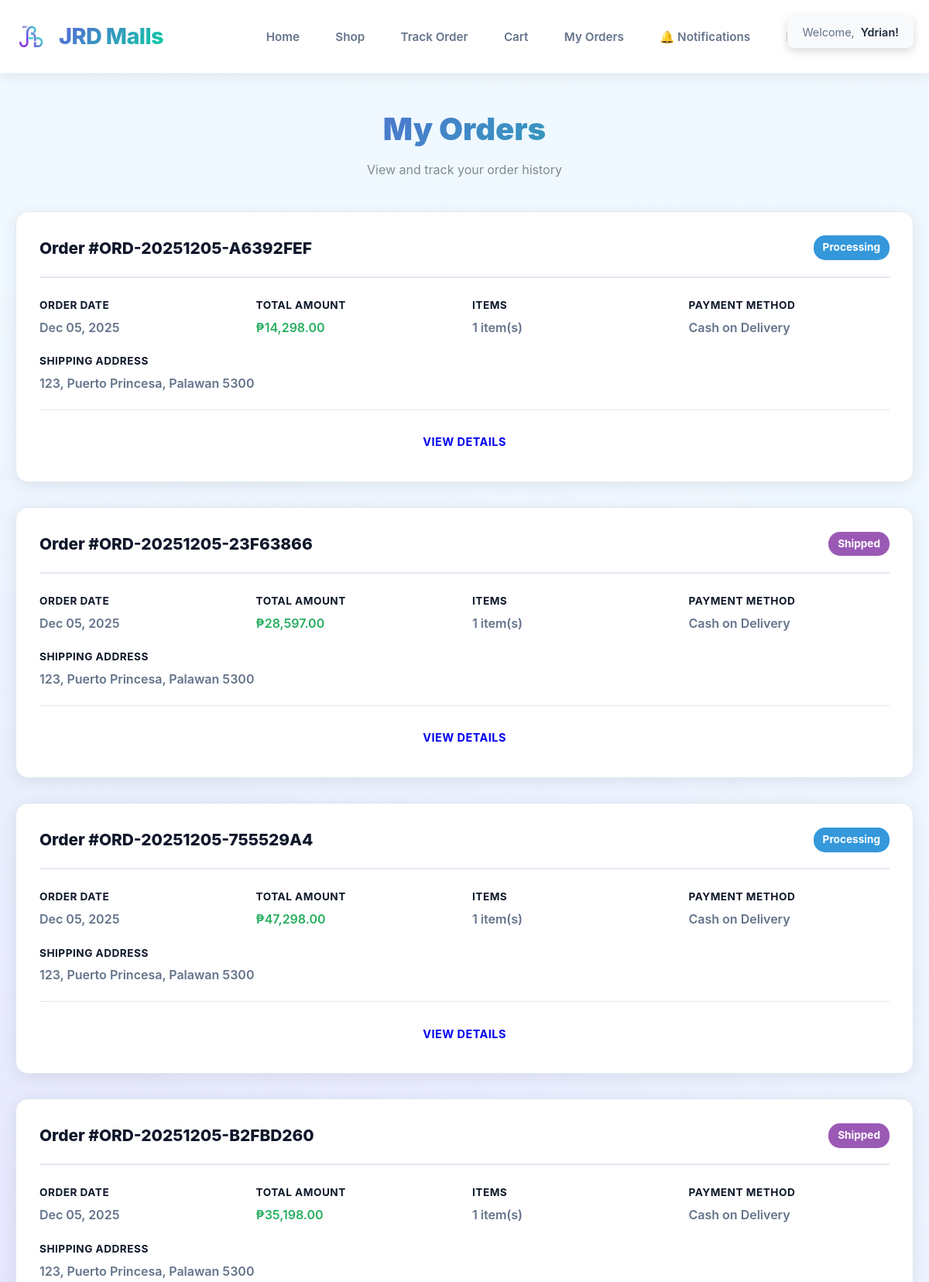
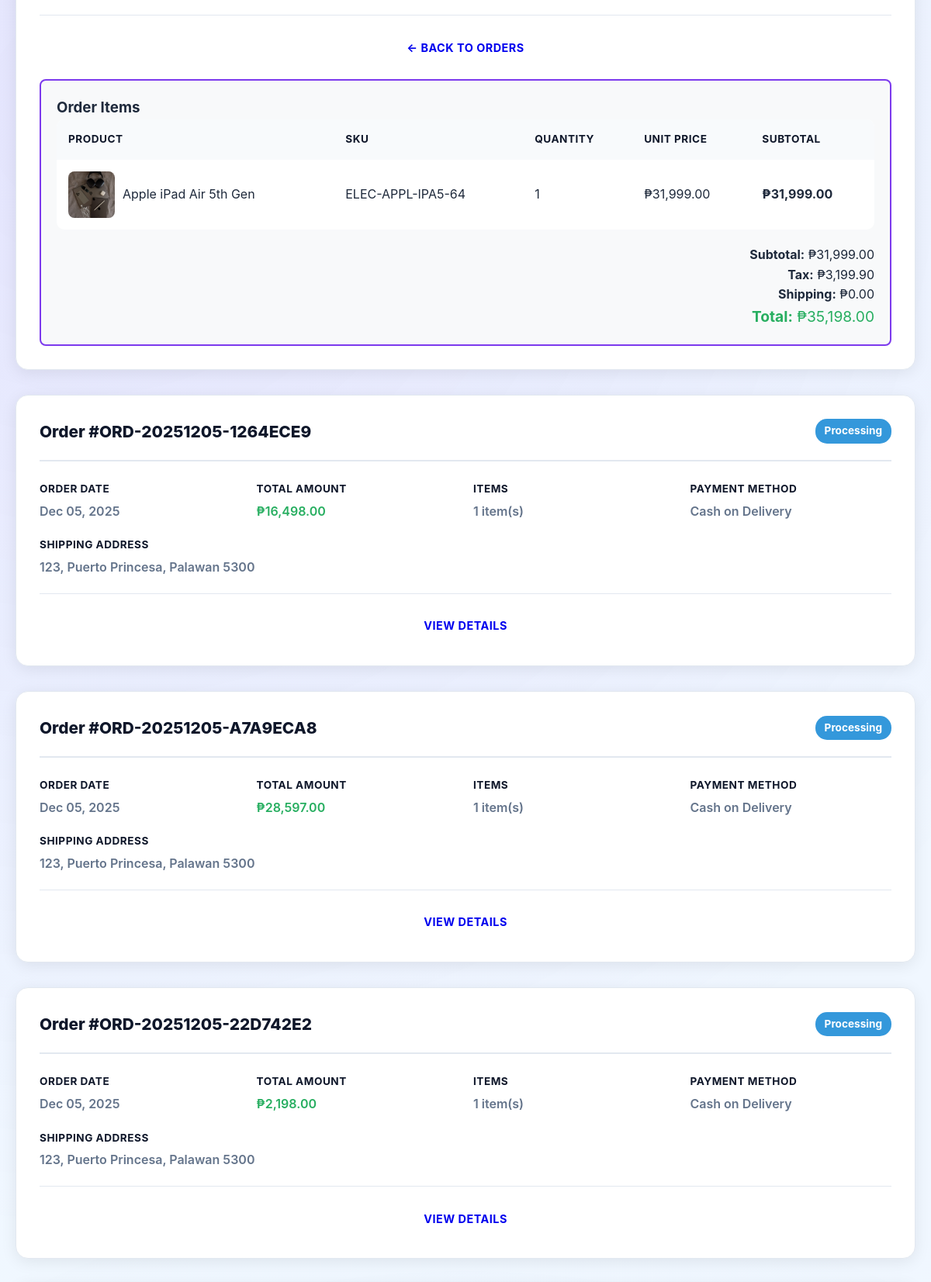
Screenshot of /orders.php?order_id=20 (signed in, upper part) with the database file from the repository (2 pictures, top to bottom).
### tables this page shows
CREATE TABLE `customers` (
  `customer_id` int(11) NOT NULL,
  `email` varchar(255) NOT NULL,
  `password_hash` varchar(255) NOT NULL,
  `first_name` varchar(100) NOT NULL,
  `last_name` varchar(100) NOT NULL,
  `phone` varchar(20) DEFAULT NULL,
  `date_of_birth` date DEFAULT NULL,
  `created_at` timestamp NOT NULL DEFAULT current_timestamp(),
  `updated_at` timestamp NOT NULL DEFAULT current_timestamp() ON UPDATE current_timestamp(),
  `is_active` tinyint(1) DEFAULT 1,
  `last_login` timestamp NULL DEFAULT NULL
);

CREATE TABLE `orders` (
  `order_id` int(11) NOT NULL,
  `customer_id` int(11) NOT NULL,
  `order_number` varchar(50) NOT NULL,
  `order_status` enum('pending','processing','shipped','delivered','cancelled','refunded') DEFAULT 'pending',
  `subtotal` decimal(10,2) NOT NULL,
  `tax_amount` decimal(10,2) NOT NULL,
  `shipping_cost` decimal(10,2) NOT NULL,
  `total_amount` decimal(10,2) NOT NULL,
  `shipping_address_id` int(11) NOT NULL,
  `billing_address_id` int(11) NOT NULL,
  `payment_method` varchar(50) NOT NULL,
  `payment_status` enum('pending','completed','failed','refunded') DEFAULT 'pending',
  `notes` text DEFAULT NULL,
  `created_at` timestamp NOT NULL DEFAULT current_timestamp(),
  `updated_at` timestamp NOT NULL DEFAULT current_timestamp() ON UPDATE current_timestamp()
);

CREATE TABLE `addresses` (
  `address_id` int(11) NOT NULL,
  `customer_id` int(11) NOT NULL,
  `address_type` enum('billing','shipping') NOT NULL,
  `is_default` tinyint(1) DEFAULT 0,
  `street_address` varchar(255) NOT NULL,
  `city` varchar(100) NOT NULL,
  `state_province` varchar(100) NOT NULL,
  `postal_code` varchar(20) NOT NULL,
  `country` varchar(100) NOT NULL,
  `created_at` timestamp NOT NULL DEFAULT current_timestamp()
);

CREATE TABLE `order_items` (
  `order_item_id` int(11) NOT NULL,
  `order_id` int(11) NOT NULL,
  `product_id` int(11) NOT NULL,
  `quantity` int(11) NOT NULL,
  `unit_price` decimal(10,2) NOT NULL,
  `subtotal` decimal(10,2) NOT NULL
);

CREATE TABLE `products` (
  `product_id` int(11) NOT NULL,
  `category_id` int(11) NOT NULL,
  `product_name` varchar(255) NOT NULL,
  `description` text DEFAULT NULL,
  `price` decimal(10,2) NOT NULL,
  `sale_price` decimal(10,2) DEFAULT NULL,
  `sku` varchar(100) NOT NULL,
  `brand` varchar(100) DEFAULT NULL,
  `weight` decimal(8,2) DEFAULT NULL,
  `dimensions` varchar(100) DEFAULT NULL,
  `is_active` tinyint(1) DEFAULT 1,
  `featured` tinyint(1) DEFAULT 0,
  `created_at` timestamp NOT NULL DEFAULT current_timestamp(),
  `updated_at` timestamp NOT NULL DEFAULT current_timestamp() ON UPDATE current_timestamp()
);

### config.php (called while the page is built, shortened)
<?php
function getDBConnection() {
    $conn = new mysqli(DB_HOST, DB_USER, DB_PASS, DB_NAME);
    $conn->set_charset("utf8mb4");
    $conn->query("SET time_zone = '+08:00'");
    return $conn;
}
function isLoggedIn() {
    return isset($_SESSION['customer_id']);
}
function getCurrentUser() {
    $conn = getDBConnection();
    $customer_id = $_SESSION['customer_id'];
    $stmt = $conn->prepare("SELECT customer_id, email, first_name, last_name FROM customers WHERE customer_id = ?");
    $stmt->bind_param("i", $customer_id);
    $stmt->execute();
    $result = $stmt->get_result();
    $user = $result->fetch_assoc();
    return $user;
}
function formatCurrency($amount) {
    $symbol = CURRENCY_SYMBOL;
    if (strpos($symbol, '₱') === false && strpos($symbol, 'P') === false) {
        $symbol = '₱';
    }
    return $symbol . number_format($amount, 2);
}
?>

### orders.php (the view, shortened to what this page needs)
<?php
require_once 'config.php';
$customer_id = $_SESSION['customer_id'];
$conn = getDBConnection();
$stmt = $conn->prepare("
    SELECT o.*,
           a.street_address, a.city, a.state_province, a.postal_code, a.country,
           COUNT(oi.order_item_id) as item_count
    FROM orders o
    LEFT JOIN addresses a ON o.shipping_address_id = a.address_id
    LEFT JOIN order_items oi ON o.order_id = oi.order_id
    WHERE o.customer_id = ?
    GROUP BY o.order_id
    ORDER BY o.created_at DESC
");
$stmt->bind_param("i", $customer_id);
$stmt->execute();
$result = $stmt->get_result();
$orders = $result->fetch_all(MYSQLI_ASSOC);
$order_details = null;
$selected_order = null;
if (isset($_GET['order_id']) && is_numeric($_GET['order_id'])) {
    $order_id = intval($_GET['order_id']);
    $stmt = $conn->prepare("
        SELECT o.*,
               a.street_address, a.city, a.state_province, a.postal_code, a.country
        FROM orders o
        LEFT JOIN addresses a ON o.shipping_address_id = a.address_id
        WHERE o.order_id = ? AND o.customer_id = ?
    ");
    if ($stmt) {
        $stmt->bind_param("ii", $order_id, $customer_id);
        $stmt->execute();
        $result = $stmt->get_result();
        $selected_order = $result->fetch_assoc();
        if ($selected_order) {
            $stmt = $conn->prepare("
                SELECT oi.*, p.product_name, p.sku, pi.image_url
                FROM order_items oi
                JOIN products p ON oi.product_id = p.product_id
                LEFT JOIN product_images pi ON p.product_id = pi.product_id AND pi.is_primary = 1
                WHERE oi.order_id = ?
            ");
            if ($stmt) {
                $stmt->bind_param("i", $order_id);
                $stmt->execute();
                $result = $stmt->get_result();
                $order_details = $result->fetch_all(MYSQLI_ASSOC);
            } else {
                error_log("Order items query failed: " . $conn->error);
                $error_message = "Unable to load order details.";
            }
        } else {
            $error_message = "Order not found or you don't have permission to view it.";
        }
    } else {
        error_log("Order verification query failed: " . $conn->error);
        $error_message = "Unable to load order.";
    }
}
function getStatusBadge($status) {
    $colors = [
        'pending' => '#f39c12',
        'processing' => '#3498db',
        'shipped' => '#9b59b6',
        'delivered' => '#27ae60',
        'cancelled' => '#e74c3c',
        'refunded' => '#95a5a6'
    ];
    $color = $colors[$status] ?? '#333';
    return "<span style='background: {$color}; color: white; padding: 5px 12px; border-radius: 15px; font-size: 0.85rem; font-weight: bold;'>" . ucfirst($status) . "</span>";
}
?>
<!DOCTYPE html>
<html lang="en">
<head>
    <link rel="stylesheet" href="css/style.css">
</head>
<body>
    <?php include 'includes/header.php'; ?>
    <div class="orders-container">
        <div class="orders-header">
            <h1>My Orders</h1>
            <p style="color: #7f8c8d;">View and track your order history</p>
        </div>
        <?php if (count($orders) > 0): ?>
            <div class="orders-list">
                <?php foreach ($orders as $order): ?>
                    <div class="order-card">
                        <div class="order-header">
                            <span class="order-number">Order #<?php echo htmlspecialchars($order['order_number']); ?></span>
                            <?php echo getStatusBadge($order['order_status']); ?>
                        </div>
                        <div class="order-info">
                            <div class="info-item">
                                <span class="info-label">Order Date</span>
                                <span class="info-value"><?php echo date('M d, Y', strtotime($order['created_at'])); ?></span>
                            </div>
                            <div class="info-item">
                                <span class="info-label">Total Amount</span>
                                <span class="info-value" style="color: #27ae60;"><?php echo formatCurrency($order['total_amount']); ?></span>
                            </div>
                            <div class="info-item">
                                <span class="info-label">Items</span>
                                <span class="info-value"><?php echo $order['item_count']; ?> item(s)</span>
                            </div>
                            <div class="info-item">
                                <span class="info-label">Payment Method</span>
                                <span class="info-value"><?php echo htmlspecialchars($order['payment_method']); ?></span>
                            </div>
                        </div>
                        <div class="info-item">
                            <span class="info-label">Shipping Address</span>
                            <span class="info-value">
                                <?php echo htmlspecialchars($order['street_address']); ?>,
                                <?php echo htmlspecialchars($order['city']); ?>,
                                <?php echo htmlspecialchars($order['state_province']); ?>
                                <?php echo htmlspecialchars($order['postal_code']); ?>
                            </span>
                        </div>
                        <div class="order-actions">
                            <?php if (isset($_GET['order_id']) && $_GET['order_id'] == $order['order_id']): ?>
                                <a href="orders.php" class="btn btn-secondary">← Back to Orders</a>
                            <?php else: ?>
                                <a href="orders.php?order_id=<?php echo $order['order_id']; ?>" class="btn btn-secondary">View Details</a>
                            <?php endif; ?>
                        </div>
                        <?php if ($selected_order && $selected_order['order_id'] == $order['order_id'] && $order_details): ?>
                            <div class="order-details-section">
                                <h3>Order Items</h3>
                                <?php if (count($order_details) > 0): ?>
                                    <table class="order-items-table">
                                        <thead>
                                            <tr>
                                                <th>Product</th>
                                                <th>SKU</th>
                                                <th>Quantity</th>
                                                <th>Unit Price</th>
                                                <th>Subtotal</th>
                                            </tr>
                                        </thead>
                                        <tbody>
                                            <?php foreach ($order_details as $item): ?>
                                                <tr>
                                                    <td>
                                                        <div style="display: flex; align-items: center; gap: 10px;">
                                                            <?php if (!empty($item['image_url'])): ?>
                                                                <img src="<?php echo htmlspecialchars($item['image_url']); ?>"
                                                                     alt="<?php echo htmlspecialchars($item['product_name']); ?>"
                                                                     class="item-image"
                                                                     onerror="this.src='images/placeholder.jpg'">
                                                            <?php else: ?>
                                                                <img src="images/placeholder.jpg"
                                                                     alt="No image"
                                                                     class="item-image">
                                                            <?php endif; ?>
                                                            <span><?php echo htmlspecialchars($item['product_name']); ?></span>
                                                        </div>
                                                    </td>
                                                    <td><?php echo htmlspecialchars($item['sku']); ?></td>
                                                    <td><?php echo intval($item['quantity']); ?></td>
                                                    <td><?php echo formatCurrency($item['unit_price']); ?></td>
                                                    <td><strong><?php echo formatCurrency($item['subtotal']); ?></strong></td>
                                                </tr>
                                            <?php endforeach; ?>
                                        </tbody>
                                    </table>
                                    <div style="margin-top: 20px; text-align: right;">
                                        <p><strong>Subtotal:</strong> <?php echo formatCurrency($selected_order['subtotal']); ?></p>
                                        <p><strong>Tax:</strong> <?php echo formatCurrency($selected_order['tax_amount']); ?></p>
                                        <p><strong>Shipping:</strong> <?php echo formatCurrency($selected_order['shipping_cost']); ?></p>
                                        <p style="font-size: 1.2rem; color: #27ae60;"><strong>Total:</strong> <?php echo formatCurrency($selected_order['total_amount']); ?></p>
                                    </div>
                                <?php else: ?>
                                    <p>No items found for this order.</p>
                                <?php endif; ?>
                            </div>
                        <?php endif; ?>
                    </div>
                <?php endforeach; ?>
            </div>
        <?php endif; ?>
    </div>
</body>
</html>

### includes/header.php (shortened to what this page needs)
<header class="main-header">
    <div class="container">
        <div class="header-content">
            <div class="logo">
                <a href="index.php"><img src="logo/icon.png" alt=""><?php echo SITE_NAME; ?></a>
            </div>
            <nav class="main-nav">
                <ul>
                    <li><a href="index.php">Home</a></li>
                    <li><a href="shop.php">Shop</a></li>
                    <li><a href="track_order.php">Track Order</a></li>
                    <?php
                    if (isLoggedIn()):
                    ?>
                        <li><a href="cart.php">Cart</a></li>
                        <li><a href="orders.php">My Orders</a></li>
                        <li style="position: relative;">
                            <a href="notifications.php">
                                🔔 Notifications
                            </a>
                        </li>
                        <li><a href="profile.php">Profile</a></li>
                        <li><a href="logout.php">Logout</a></li>
                    <?php else: ?>
                        <li><a href="login.php">Login</a></li>
                        <li><a href="register.php">Register</a></li>
                    <?php endif; ?>
                </ul>
            </nav>
            <?php if (isLoggedIn()):
                $user = getCurrentUser(); ?>
                <div class="user-info" id="userInfoNotification">
                    <span class="welcome-text">Welcome,</span>
                    <span class="user-name"><?php echo htmlspecialchars($user['first_name']); ?>!</span>
                </div>
            <?php endif; ?>
        </div>
    </div>
</header>

### rows the page displays
customers: first_name "Ydrian"
orders: order_number "ORD-20251205-A6392FEF", order_status "Processing", created_at "Dec 05, 2025", total_amount "₱14,298.00", item_count "1", payment_method "Cash on Delivery", shipping_address.street_address "123", shipping_address.city "Puerto Princesa", shipping_address.state_province "Palawan", shipping_address.postal_code "5300"
orders: order_number "ORD-20251205-23F63866", order_status "Shipped", created_at "Dec 05, 2025", total_amount "₱28,597.00", item_count "1", payment_method "Cash on Delivery", shipping_address.street_address "123", shipping_address.city "Puerto Princesa", shipping_address.state_province "Palawan", shipping_address.postal_code "5300"
orders: order_number "ORD-20251205-755529A4", order_status "Processing", created_at "Dec 05, 2025", total_amount "₱47,298.00", item_count "1", payment_method "Cash on Delivery", shipping_address.street_address "123", shipping_address.city "Puerto Princesa", shipping_address.state_province "Palawan", shipping_address.postal_code "5300"
orders: order_number "ORD-20251205-B2FBD260", order_status "Shipped", created_at "Dec 05, 2025", total_amount "₱35,198.00", item_count "1", payment_method "Cash on Delivery", shipping_address.street_address "123", shipping_address.city "Puerto Princesa", shipping_address.state_province "Palawan", shipping_address.postal_code "5300", shows "← BACK TO ORDERS", subtotal "₱31,999.00", tax_amount "₱3,199.90", shipping_cost "₱0.00"
order_items: product.product_name "Apple iPad Air 5th Gen", product.sku "ELEC-APPL-IPA5-64", quantity "1", unit_price "₱31,999.00", subtotal "₱31,999.00"
orders: order_number "ORD-20251205-1264ECE9", order_status "Processing", created_at "Dec 05, 2025", total_amount "₱16,498.00", item_count "1", payment_method "Cash on Delivery", shipping_address.street_address "123", shipping_address.city "Puerto Princesa", shipping_address.state_province "Palawan", shipping_address.postal_code "5300"
orders: order_number "ORD-20251205-A7A9ECA8", order_status "Processing", created_at "Dec 05, 2025", total_amount "₱28,597.00", item_count "1", payment_method "Cash on Delivery", shipping_address.street_address "123", shipping_address.city "Puerto Princesa", shipping_address.state_province "Palawan", shipping_address.postal_code "5300"
orders: order_number "ORD-20251205-22D742E2", order_status "Processing", created_at "Dec 05, 2025", total_amount "₱2,198.00", item_count "1", payment_method "Cash on Delivery", shipping_address.street_address "123", shipping_address.city "Puerto Princesa", shipping_address.state_province "Palawan", shipping_address.postal_code "5300"

### other values shown
SITE_NAME "JRD Malls"
